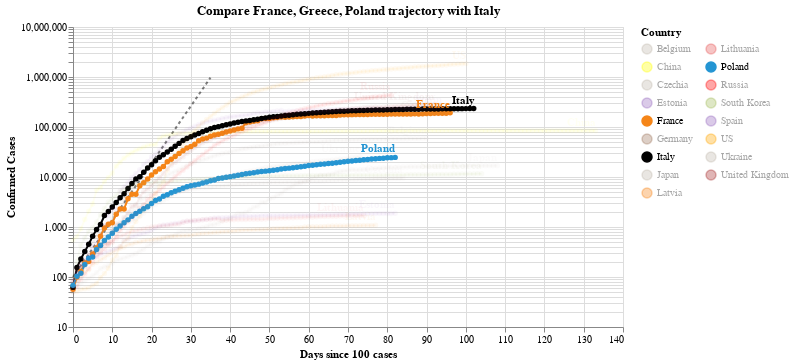

Notebook source saved alongside this figure:
### Code cell
#hide_input
chart2 = make_since_chart(dff2, ['France', 'Greece', 'Poland'], baseline_countries)
chart2

### Figure 1 — Vega-Lite specification as saved in the notebook (floating-point values rounded to 4 significant figures; data arrays with more than 128 entries replaced by an {"elided": "..."} marker saying what was removed)
{"config": {"view": {"continuousWidth": 400, "continuousHeight": 300}}, "layer": [{"data": {"name": "data-628230001892d6798b50651be41d1b3e"}, "mark": {"type": "line", "color": "black", "opacity": 0.5, "strokeDash": [3, 3]}, "encoding": {"x": {"type": "quantitative", "field": "Days since 100 cases"}, "y": {"type": "quantitative", "field": "Confirmed Cases"}}}, {"data": {"name": "data-6056c84f87dfe69c5119a08b831d8b6e"}, "mark": {"type": "line", "point": true}, "encoding": {"color": {"type": "nominal", "field": "Country", "legend": {"columns": 2}, "scale": {"domain": ["Belgium", "China", "Czechia", "Estonia", "France", "Germany", "Italy", "Japan", "Latvia", "Lithuania", "Poland", "Russia", "South Korea", "Spain", "US", "Ukraine", "United Kingdom"], "range": ["#C1B7AD", "yellow", "#C1B7AD", "#9467bd", "#F58518", "#9D755D", "black", "#C1B7AD", "#F58518", "#E45756", "#2495D3", "red", "#A1BA59", "#9467bd", "orange", "#C1B7AD", "brown"]}}, "opacity": {"condition": {"value": 1, "selection": "selector005"}, "value": 0.05}, "tooltip": [{"type": "nominal", "field": "Country"}, {"type": "temporal", "field": "Date"}, {"type": "quantitative", "field": "Confirmed Cases"}, {"type": "quantitative", "field": "Days since 100 cases"}], "x": {"type": "quantitative", "field": "Days since 100 cases"}, "y": {"type": "quantitative", "field": "Confirmed Cases", "scale": {"type": "log"}}}, "selection": {"selector005": {"type": "multi", "fields": ["Country"], "bind": "legend", "init": [{"Country": "France"}, {"Country": "Greece"}, {"Country": "Poland"}, {"Country": "Italy"}]}}, "width": 550}, {"data": {"name": "data-6056c84f87dfe69c5119a08b831d8b6e"}, "mark": {"type": "text", "align": "right", "dy": -8, "fontWeight": "bold"}, "encoding": {"color": {"type": "nominal", "field": "Country", "legend": {"columns": 2}, "scale": {"domain": ["Belgium", "China", "Czechia", "Estonia", "France", "Germany", "Italy", "Japan", "Latvia", "Lithuania", "Poland", "Russia", "South Korea", "Spain", "US", "Ukraine", "United Kingdom"], "range": ["#C1B7AD", "yellow", "#C1B7AD", "#9467bd", "#F58518", "#9D755D", "black", "#C1B7AD", "#F58518", "#E45756", "#2495D3", "red", "#A1BA59", "#9467bd", "orange", "#C1B7AD", "brown"]}}, "opacity": {"condition": {"value": 1, "selection": "selector005"}, "value": 0.05}, "text": {"type": "nominal", "field": "Country"}, "tooltip": [{"type": "nominal", "field": "Country"}, {"type": "temporal", "field": "Date"}, {"type": "quantitative", "field": "Confirmed Cases"}, {"type": "quantitative", "field": "Days since 100 cases"}], "x": {"type": "quantitative", "field": "Days since 100 cases"}, "y": {"type": "quantitative", "field": "Confirmed Cases", "scale": {"type": "log"}}}, "transform": [{"filter": "(datum['Date'] >= 1591142400000)"}], "width": 550}], "title": "Compare France, Greece, Poland trajectory with Italy", "$schema": "https://vega.github.io/schema/vega-lite/v4.0.2.json", "datasets": {"data-628230001892d6798b50651be41d1b3e": [{"Days since 100 cases": 0, "Confirmed Cases": 100.0}, {"Days since 100 cases": 1, "Confirmed Cases": 130.0}, {"Days since 100 cases": 2, "Confirmed Cases": 169.0}, {"Days since 100 cases": 3, "Confirmed Cases": 219.7}, {"Days since 100 cases": 4, "Confirmed Cases": 285.6}, {"Days since 100 cases": 5, "Confirmed Cases": 371.3}, {"Days since 100 cases": 6, "Confirmed Cases": 482.7}, {"Days since 100 cases": 7, "Confirmed Cases": 627.5}, {"Days since 100 cases": 8, "Confirmed Cases": 815.7}, {"Days since 100 cases": 9, "Confirmed Cases": 1060.0}, {"Days since 100 cases": 10, "Confirmed Cases": 1379.0}, {"Days since 100 cases": 11, "Confirmed Cases": 1792.0}, {"Days since 100 cases": 12, "Confirmed Cases": 2330.0}, {"Days since 100 cases": 13, "Confirmed Cases": 3029.0}, {"Days since 100 cases": 14, "Confirmed Cases": 3937.0}, {"Days since 100 cases": 15, "Confirmed Cases": 5119.0}, {"Days since 100 cases": 16, "Confirmed Cases": 6654.0}, {"Days since 100 cases": 17, "Confirmed Cases": 8650.0}, {"Days since 100 cases": 18, "Confirmed Cases": 11250.0}, {"Days since 100 cases": 19, "Confirmed Cases": 14620.0}, {"Days since 100 cases": 20, "Confirmed Cases": 19000.0}, {"Days since 100 cases": 21, "Confirmed Cases": 24710.0}, {"Days since 100 cases": 22, "Confirmed Cases": 32120.0}, {"Days since 100 cases": 23, "Confirmed Cases": 41750.0}, {"Days since 100 cases": 24, "Confirmed Cases": 54280.0}, {"Days since 100 cases": 25, "Confirmed Cases": 70560.0}, {"Days since 100 cases": 26, "Confirmed Cases": 91730.0}, {"Days since 100 cases": 27, "Confirmed Cases": 119300.0}, {"Days since 100 cases": 28, "Confirmed Cases": 155000.0}, {"Days since 100 cases": 29, "Confirmed Cases": 201500.0}, {"Days since 100 cases": 30, "Confirmed Cases": 262000.0}, {"Days since 100 cases": 31, "Confirmed Cases": 340600.0}, {"Days since 100 cases": 32, "Confirmed Cases": 442800.0}, {"Days since 100 cases": 33, "Confirmed Cases": 575600.0}, {"Days since 100 cases": 34, "Confirmed Cases": 748300.0}, {"Days since 100 cases": 35, "Confirmed Cases": 972800.0}], "data-6056c84f87dfe69c5119a08b831d8b6e": {"elided": "1584 records"}}}
